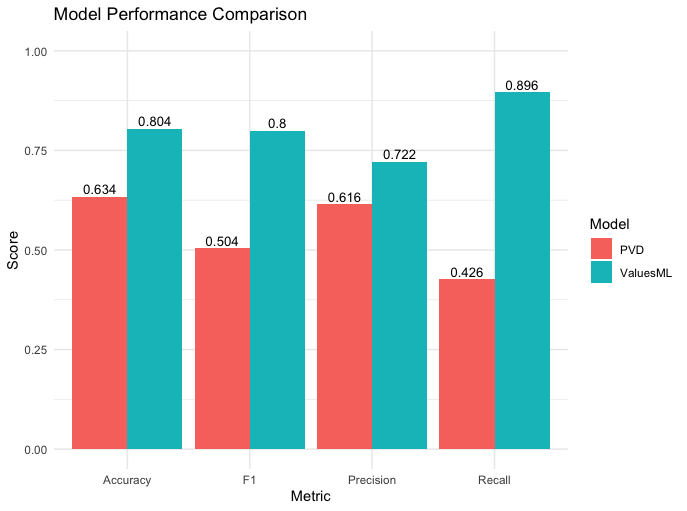

This chart was generated by the following R code:
library(tidyverse)
library(MLmetrics)

# === Step 1: 读取数据 ===
labels <- read_tsv("10mapped_labels_paragraph.tsv")
valuesml <- read_tsv("10mapped_ValuesML_paragraph.tsv")
pvd <- read_csv("10pvd_min-max_paragraph.csv")  

# === Step 2: 定义标签列 ===
value_cols <- c("Values_SE", "Values_CO", "Values_TR", "Values_BE", "Values_UN",
                "Values_SD", "Values_ST", "Values_HE", "Values_AC", "Values_PO")

# === Step 3: 确保 ID 对齐（Text-ID 是唯一标识符） ===
stopifnot(all(labels$`Text-ID` == valuesml$`Text-ID`))
stopifnot(all(labels$`Text-ID` == pvd$Text.ID))


# === Step 4: 定义指标计算函数（每个标签一个指标） ===
evaluate_model <- function(preds, truths, label_cols) {
  metrics <- tibble(Label = label_cols)
  
  metrics <- metrics %>%
    rowwise() %>%
    mutate(
      TP = sum(preds[[Label]] == 1 & truths[[Label]] == 1, na.rm = TRUE),
      FP = sum(preds[[Label]] == 1 & truths[[Label]] == 0, na.rm = TRUE),
      FN = sum(preds[[Label]] == 0 & truths[[Label]] == 1, na.rm = TRUE),
      TN = sum(preds[[Label]] == 0 & truths[[Label]] == 0, na.rm = TRUE),
      Precision = if ((TP + FP) > 0) TP / (TP + FP) else 0,
      Recall    = if ((TP + FN) > 0) TP / (TP + FN) else 0,
      F1        = if ((TP + FP + FN) > 0 && (2 * TP) > 0) 2 * TP / (2 * TP + FP + FN) else 0,
      Accuracy  = (TP + TN) / (TP + FP + FN + TN)
    ) %>%
    select(Label, Precision, Recall, F1, Accuracy)
  
  macro_avg <- metrics %>%
    summarise(
      Label = "Macro Avg.",
      Precision = mean(Precision),
      Recall = mean(Recall),
      F1 = mean(F1),
      Accuracy = mean(Accuracy)
    )
  
  bind_rows(metrics, macro_avg)
}



# === Step 5: 对两个模型分别计算指标 ===
metrics_valuesml <- evaluate_model(valuesml[, value_cols], labels[, value_cols], value_cols)
metrics_pvd <- evaluate_model(pvd[, value_cols], labels[, value_cols], value_cols)

# === Step 6: 合并对比表格 ===
comparison <- metrics_valuesml %>%
  rename_with(~ paste0("ValuesML_", .), -Label) %>%
  left_join(metrics_pvd %>% rename_with(~ paste0("PVD_", .), -Label), by = "Label")

print(comparison, n = Inf)  # 显示所有行
write_csv(comparison, "10pvd_min-max_paragraph_model_comparison_metrics.csv")

library(ggplot2)

comparison %>%
  filter(Label != "Macro Avg.") %>%
  pivot_longer(cols = -Label, names_to = "Metric_Model", values_to = "Value") %>%
  separate(Metric_Model, into = c("Model", "Metric"), sep = "_") %>%
  ggplot(aes(x = Label, y = Value, fill = Model)) +
  geom_bar(stat = "identity", position = "dodge") +
  facet_wrap(~ Metric, scales = "free_y") +
  coord_flip() +
  labs(title = "Model Comparison (Per Value)", y = "Score", x = "Value Label") +
  theme_minimal()











library(tidyverse)

evaluate_model_overall <- function(preds, truths, model_name = "Model") {
  preds_mat <- as.matrix(preds)
  truths_mat <- as.matrix(truths)
  
  TP <- sum(preds_mat == 1 & truths_mat == 1, na.rm = TRUE)
  FP <- sum(preds_mat == 1 & truths_mat == 0, na.rm = TRUE)
  FN <- sum(preds_mat == 0 & truths_mat == 1, na.rm = TRUE)
  TN <- sum(preds_mat == 0 & truths_mat == 0, na.rm = TRUE)
  
  Precision <- if ((TP + FP) > 0) TP / (TP + FP) else 0
  Recall    <- if ((TP + FN) > 0) TP / (TP + FN) else 0
  F1        <- if ((TP + FP + FN) > 0) 2 * TP / (2 * TP + FP + FN) else 0
  Accuracy  <- (TP + TN) / (TP + FP + FN + TN)
  
  tibble(
    Model = model_name,
    Precision = Precision,
    Recall = Recall,
    F1 = F1,
    Accuracy = Accuracy
  )
}

# label_cols 是你的标签列名，例如:
label_cols <- c("Values_SE", "Values_CO", "Values_TR", "Values_BE", "Values_UN",
                "Values_SD", "Values_ST", "Values_HE", "Values_AC", "Values_PO")

# 两组模型预测值分别命名为 valuesml_preds 和 pvd_preds，真实标签是 labels
scores_valuesml <- evaluate_model_overall(
  preds = valuesml[, label_cols],
  truths = labels[, label_cols],
  model_name = "ValuesML"
)

scores_pvd <- evaluate_model_overall(
  preds = pvd[, label_cols],
  truths = labels[, label_cols],
  model_name = "PVD"
)

# 合并为一个 tibble
overall_scores <- bind_rows(scores_valuesml, scores_pvd)

# 数据整理为长格式以便绘图
scores_long <- overall_scores %>%
  pivot_longer(cols = c(Precision, Recall, F1, Accuracy),
               names_to = "Metric", values_to = "Score")

scores_long
# 使用 ggplot 可视化
library(ggplot2)

ggplot(scores_long, aes(x = Metric, y = Score, fill = Model)) +
  geom_bar(stat = "identity", position = "dodge", width = 0.6) +
  scale_fill_manual(values = c("ValuesML" = "#1f77b4", "PVD" = "#ff7f0e")) +
  labs(title = "Comparison of Overall Performance by Model",
       y = "Score", x = NULL) +
  ylim(0, 1) +
  theme_minimal(base_size = 14) +
  theme(legend.position = "top")

ggplot(scores_long, aes(x = Metric, y = Score, fill = Model)) +
  geom_bar(stat = "identity", position = position_dodge(width = 0.9)) +
  geom_text(aes(label = round(Score, 3)), 
            position = position_dodge(width = 0.9), 
            vjust = -0.3, size = 3.5) +
  labs(title = "Model Performance Comparison",
       y = "Score", x = "Metric") +
  scale_y_continuous(limits = c(0, 1)) +
  theme_minimal()



# 使用 ggplot 可视化并显示数值标签
ggplot(scores_long, aes(x = Metric, y = Score, fill = Model)) +
  geom_bar(stat = "identity", position = "dodge", width = 0.6) +
  scale_fill_manual(values = c("ValuesML" = "#1f77b4", "PVD" = "#ff7f0e")) +
  labs(title = "Comparison of Overall Performance by Model",
       y = "Score", x = NULL) +
  ylim(0, 1) +  # 限定纵轴范围
  theme_minimal(base_size = 14) +
  theme(legend.position = "top") +
  geom_text(aes(label = round(Score, 3)),  # 显示数值并保留3位小数
            position = position_dodge(width = 0.6), vjust = -0.3, size = 4)
